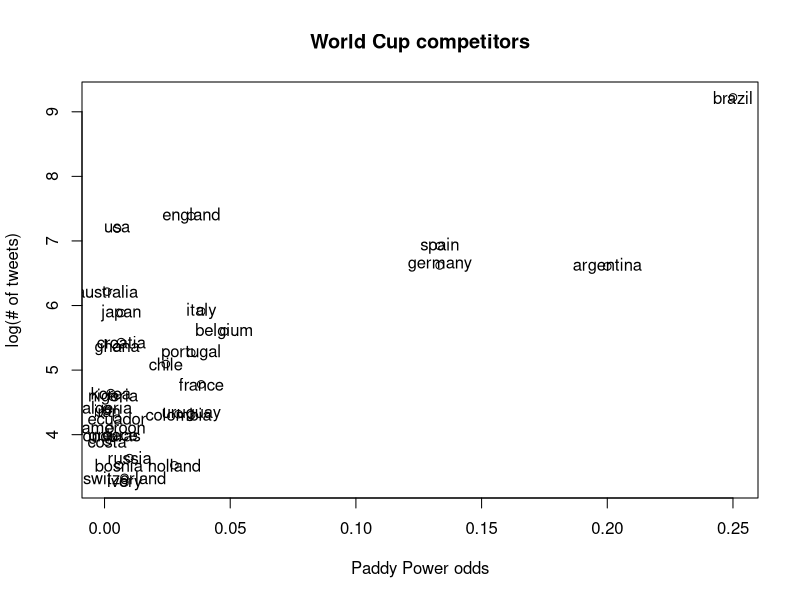
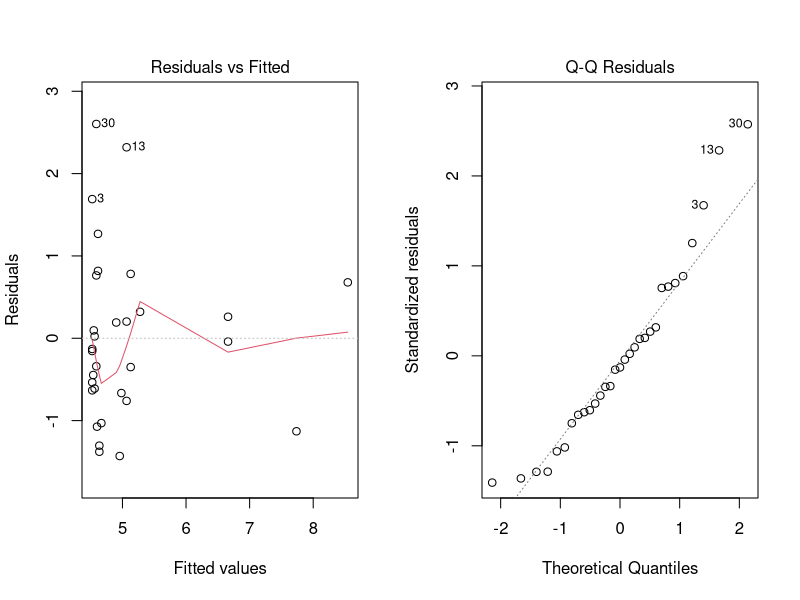

Write the R code that produced these figures, in order.
setwd("~/GitHub/MiningWithACup")

#Import the data
odds.df <- read.table("odds.csv",header=T, sep=",")
counts.df <- read.table("data.csv",header=T,sep=",")

#Combine into one table
dataset <- data.frame(country=odds.df$country, odds=1/(odds.df$odds), tweets=counts.df$frequency)
attach(dataset)
#Compute proportions rather than absolute counts
dataset$interest <- sapply(tweets, function(x) x/sum(tweets))
attach(dataset)
#sum(interest) # = 1

#Correlation (absolute)
cor.test(odds, tweets) #gives a PMCC of 0.6-0.7 depending on whether you use tweets or log(tweets)
plot(odds, log(tweets), main="World Cup competitors", xlab="Paddy Power odds", ylab="log(# of tweets)")
text(odds, log(tweets), labels=country)

#Simple linear regression
model <- lm(log(tweets)~odds)
summary(model)

#Diagnostic plots (residuals and QQ) to test normality
oldpar <- par(mfrow=c(1,2))
plot(model, which=c(1,2))
par(oldpar)
